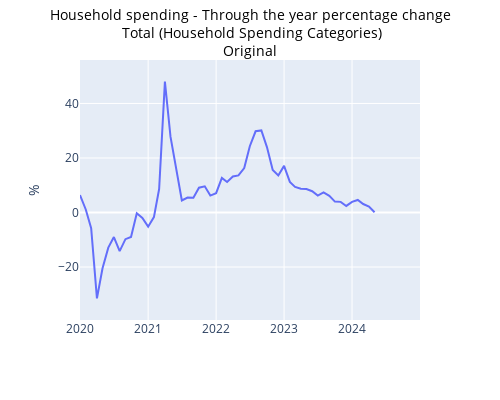

Notebook code cell kept with this figure:
### Code cell
startDateExample = datetime(2020, 1, 1)
endDateExample = datetime(2024, 12, 31)
seriesToGraph = 'A129534673L'

graph_series_abs(seriesToGraph, dataSetLF, startDateExample, endDateExample,1, metaDataDict)

### Figure 1 — Plotly figure (JSON) as saved in the notebook; plotly's stock layout.template omitted (floating-point values rounded to 4 significant figures)
{"data": [{"hovertemplate": "Date=%{x}<br>A129534673L=%{y}<extra></extra>", "legendgroup": "", "line": {"color": "#636efa", "dash": "solid"}, "marker": {"symbol": "circle"}, "mode": "lines", "name": "", "orientation": "v", "showlegend": false, "type": "scatter", "x": ["2019-01-01T00:00:00", "2019-02-01T00:00:00", "2019-03-01T00:00:00", "2019-04-01T00:00:00", "2019-05-01T00:00:00", "2019-06-01T00:00:00", "2019-07-01T00:00:00", "2019-08-01T00:00:00", "2019-09-01T00:00:00", "2019-10-01T00:00:00", "2019-11-01T00:00:00", "2019-12-01T00:00:00", "2020-01-01T00:00:00", "2020-02-01T00:00:00", "2020-03-01T00:00:00", "2020-04-01T00:00:00", "2020-05-01T00:00:00", "2020-06-01T00:00:00", "2020-07-01T00:00:00", "2020-08-01T00:00:00", "2020-09-01T00:00:00", "2020-10-01T00:00:00", "2020-11-01T00:00:00", "2020-12-01T00:00:00", "2021-01-01T00:00:00", "2021-02-01T00:00:00", "2021-03-01T00:00:00", "2021-04-01T00:00:00", "2021-05-01T00:00:00", "2021-06-01T00:00:00", "2021-07-01T00:00:00", "2021-08-01T00:00:00", "2021-09-01T00:00:00", "2021-10-01T00:00:00", "2021-11-01T00:00:00", "2021-12-01T00:00:00", "2022-01-01T00:00:00", "2022-02-01T00:00:00", "2022-03-01T00:00:00", "2022-04-01T00:00:00", "2022-05-01T00:00:00", "2022-06-01T00:00:00", "2022-07-01T00:00:00", "2022-08-01T00:00:00", "2022-09-01T00:00:00", "2022-10-01T00:00:00", "2022-11-01T00:00:00", "2022-12-01T00:00:00", "2023-01-01T00:00:00", "2023-02-01T00:00:00", "2023-03-01T00:00:00", "2023-04-01T00:00:00", "2023-05-01T00:00:00", "2023-06-01T00:00:00", "2023-07-01T00:00:00", "2023-08-01T00:00:00", "2023-09-01T00:00:00", "2023-10-01T00:00:00", "2023-11-01T00:00:00", "2023-12-01T00:00:00", "2024-01-01T00:00:00", "2024-02-01T00:00:00", "2024-03-01T00:00:00", "2024-04-01T00:00:00", "2024-05-01T00:00:00"], "xaxis": "x", "y": [null, null, null, null, null, null, null, null, null, null, null, null, 6.4, 1.1, -5.8, -31.5, -20.5, -12.9, -9, -14.2, -9.8, -9, -0.3, -2, -5.2, -1.7, 8.6, 48, 27.8, 15.7, 4.4, 5.5, 5.4, 9.1, 9.6, 6.2, 7.1, 12.7, 11.2, 13.2, 13.6, 16.3, 24.3, 29.8, 30.1, 24, 15.6, 13.6, 17.1, 11.2, 9.4, 8.7, 8.6, 7.8, 6.2, 7.4, 6.1, 4, 3.9, 2.4, 3.9, 4.6, 3.1, 2.2, 0.1], "yaxis": "y"}], "layout": {"height": 400, "hovermode": "x", "legend": {"tracegroupgap": 0}, "margin": {"t": 60}, "title": {"font": {"color": "black", "size": 14}, "text": "Household spending - Through the year percentage change<br> Total (Household Spending Categories)<br>Original", "x": 0.5, "y": 0.95}, "width": 500, "xaxis": {"anchor": "y", "domain": [0, 1], "range": ["2020-01-01T00:00:00", "2024-12-31T00:00:00"], "title": {"text": " "}, "type": "date"}, "yaxis": {"anchor": "x", "domain": [0, 1], "range": [-39.45, 55.95], "title": {"text": "%"}, "type": "linear"}}}
